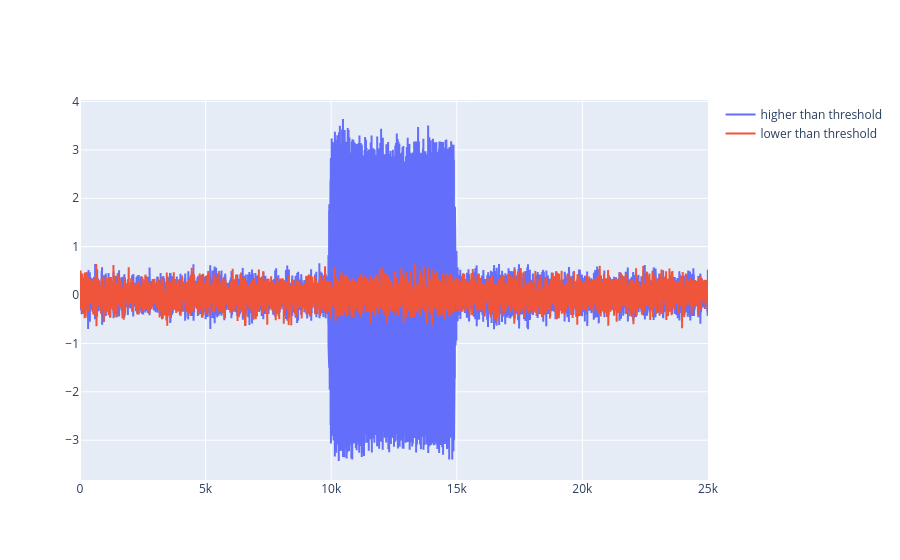

Source (notebook cell):
### Markdown cell above
### Rconstructing data from nodes by thresholding nodes with kurtosis threshold of 3.2
Here, as we explained in the paper, the broadband component is identified and reconstructed by multi-resolution kurtosis thresholding.

### Code cell
def trim(data, ratio):
    lim = int((1 - ratio) / 2 * len(data))
    if lim == 0:
        return data
    return data[lim:-lim]

inv_keep_ratio = .7

# Add number to plot_centres to plot reconstructions of all nodes belonging to the cluster
# plot_centres = [i for i in range(5)]
plot_centres = np.arange(len(centers_sorted)) 
plot_centres = plot_centres[centers_sorted['kurtosis']>threshold]
reconstructions = [np.zeros(len(data_preprocessed)) for _ in range(2)]

for ii, (node, assignment) in enumerate(
    zip(tr_obj.get_leaf_nodes(freq_threshold=freq_threshold), labels_sorted)
):
    if int(assignment) in plot_centres:
        # List reconstructions
        rec_signal = inv.inv_node(node)

        j = 0 if sf.kurtosis(trim(rec_signal, inv_keep_ratio)) > threshold else 1  # shorten name for readability
        reconstructions[j] = reconstructions[j] + rec_signal
    else:
        rec_signal = inv.inv_node(node)
        reconstructions[1] += rec_signal


fig = go.Figure()
fig.add_trace(
    go.Scatter(
        y=reconstructions[0],
        mode="lines",
        name="higher than threshold",
    )
)
fig.add_trace(
    go.Scatter(
        y=reconstructions[1],
        mode="lines",
        name="lower than threshold",
    )
)
fig.show()

### Figure 1 — Plotly figure (JSON) as saved in the notebook; plotly's stock layout.template omitted (floating-point values rounded to 4 significant figures; data arrays with more than 128 entries replaced by an {"elided": "..."} marker saying what was removed)
{"data": [{"mode": "lines", "name": "higher than threshold", "type": "scatter", "y": {"elided": "25002 float values"}}, {"mode": "lines", "name": "lower than threshold", "type": "scatter", "y": {"elided": "25002 float values"}}], "layout": {}}
